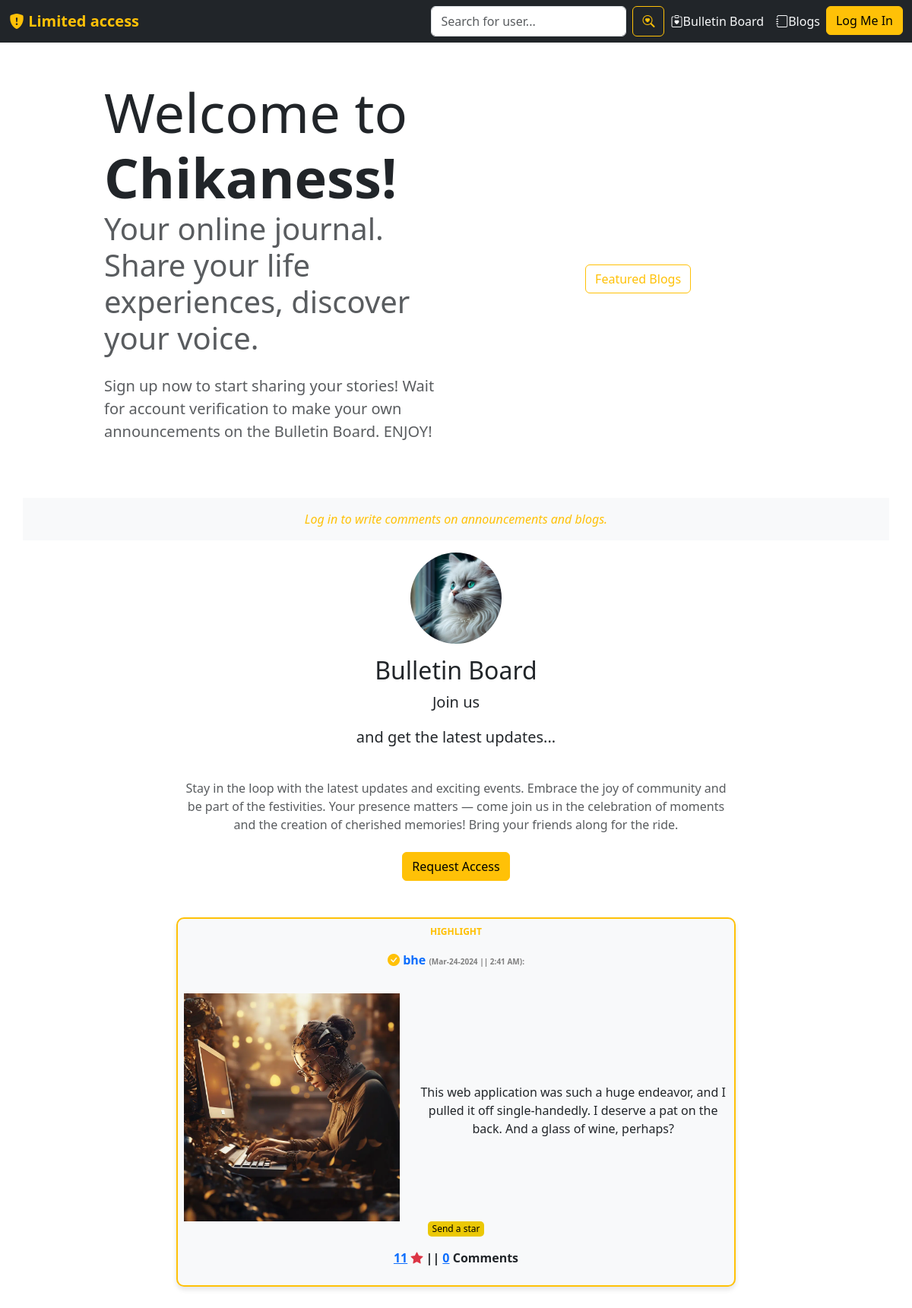
The page / on the database its author committed.
### users/models.py (models this page shows, shortened)
class BulletinBoard(models.Model):
    id = models.UUIDField(primary_key=True, default=uuid.uuid4)
    user = models.CharField(max_length=100)
    content = models.TextField()
    image = models.ImageField(default='read-me.jpg', upload_to='announcement_pics')
    liked = models.ManyToManyField(User, default=None, blank=True, related_name='liked')
    created_at = models.DateTimeField(default=datetime.now)
    no_of_likes = models.IntegerField(default=0)
    no_of_comments = models.IntegerField(default=0)
    highlight = models.BooleanField(default=False)

### users/views.py (the view)
# urls.py: path('',views.index,name='index'),
def index(request):
    user_profile = None
    if request.user.is_authenticated:
        try:
            user_object = User.objects.get(username=request.user.username)
            user_profile = Profile.objects.get(user=user_object)
        except User.DoesNotExist or Profile.DoesNotExist:
            pass
    all_posts = BulletinBoard.objects.all().order_by('-created_at')
    user_following_list = []
    feed = []
    user_following = FollowersCount.objects.filter(follower=request.user.username)
    for users in user_following:
        user_following_list.append(users.user)
    for usernames in user_following_list:
        feed_lists = BulletinBoard.objects.filter(user=usernames).order_by('-created_at')
        feed.append(feed_lists)
    highlighted_posts = BulletinBoard.objects.filter(highlight=True)
    feed_list = list(chain(*feed)) + list(highlighted_posts)
    first_20_posts = feed_list[:18]
    return render(request, 'users/index.html', {'user_profile': user_profile, 'posts': first_20_posts})

### users/templates/users/index.html (shortened to what this page needs)
{% load static %}
<!doctype html>
<html lang="en">
<head>
    <link href="https://cdn.jsdelivr.net/npm/bootstrap@5.3.2/dist/css/bootstrap.min.css" rel="stylesheet">
    <link rel="stylesheet" href="https://cdn.jsdelivr.net/npm/bootstrap-icons@1.11.2/font/bootstrap-icons.min.css">
    <link rel="stylesheet" href="https://cdnjs.cloudflare.com/ajax/libs/lightbox2/2.11.3/css/lightbox.min.css">
</head>
<body>
    <nav class="navbar navbar-expand-md navbar-dark fixed-top bg-dark">
        <div class="container-xxl">
            {% if user.is_authenticated %}
            <a href="{% url 'profile' username=request.user.username %}" class="navbar-brand">
                <span class="fw-bold text-warning">
                    <i class="bi bi-person-check text-warning"></i>
                    <span class="text-white">Welcome,</span> <span class="text-warning" >{{ user.username }}! </span>
                </span>
            </a>
            {% else %}
            <a href="/" style="text-decoration:none;">
            <span class="navbar-brand">
                <i class="bi bi-shield-fill-exclamation text-warning"></i>
                <span class="fw-bold text-warning">
                    Limited access
                </span>
            </span>
        </a>
            {% endif %}
            <div class="collapse navbar-collapse justify-content-end align-center" id="main-nav">
                <ul class="navbar-nav">
                    <form class="d-flex" role="search" action="{% url 'users:search' %}" method='POST'>
                        <input class="form-control me-2" type="text" name="username" placeholder="Search for user..." aria-label="Search">
                        <button class="btn btn-outline-warning" type="submit"><i class="bi bi-search-heart"></i></button>
                      </form>
                    <li class="nav-item">
                        <a href="bulletin-board-all" class="nav-link  text-light"><i class="bi bi-clipboard-heart"></i>Bulletin Board</a>
                    </li>
                    <li class="nav-item">
                        <a href="{% url 'blogs:blogs' %}" class="nav-link  text-light"><i class="bi bi-journal"></i>Blogs</a>
                    </li>
                    {% if user.is_authenticated %}
                    <li class="nav-item">
                        <a href="{% url 'logout' %}" class="btn btn-outline-warning">Log Me Out, Gotta Run</a>
                    </li>
                    {% else %}
                    <li class="nav-item">
                        <a href="{% url 'login' %}" class="btn btn-warning">Log Me In</a>
                    </li>
                    {% endif %}
                </ul>
            </div>
        </div>
    </nav>
    <section id="yaela">
        <div class="container-lg mt-5">
            <div class="row justify-content-center align-items-center">
                <div class="col-md-5 text-center text-md-start">
                    <h1>
                        <div class="display-2">Welcome to<span class="fw-bold"> Chikaness!</span></div>
                        <div class="display-6 text-muted">Your online journal. Share your life experiences, discover your voice.</div>
                    </h1>
                    <p class="lead my-4 text-muted">Sign up now to start sharing your stories! Wait for account verification to make your own announcements on the Bulletin Board. ENJOY!</p>
                </div>
                <div class="col-sm-8 col-md-5 text-center">
                    <span class="tt" data-bs-placement="bottom" title="Y&Z">
                    </span>
                    <a href="{% url 'blogs:featured' %}" class="btn btn-outline-warning mt-4">Featured Blogs</a>
                </div>
            </div>
        </div>
    </section>
    <section id="bulletin-board">
        <div class="container mb-0 pb-5 mt-5">
            <div class="row justify-content-center bg-light py-3">
                <div class="col-md-8 text-center">
            {% if not user.is_authenticated %}
                <a class="fst-italic text-warning" style="text-decoration:none;" href="/login">Log in to write comments on announcements and blogs.</a>
            {% endif %}
            </div>
        </div>
            <div class="text-center mt-3">
                <img width="120" height="120" style="object-fit:cover; border-radius:60px;" src="/pictures/profile_pictures/profilepic.jpg"/><br>
            </div>
            <div class="text-center pt-3">
                <h2>Bulletin Board</h2>
            </div>
                {% if user.is_authenticated %}
                {% else %}
                <div class="container mb-0 pb-5">
                    <div class="text-center">
                        <p class="lead">Join us</p>
                        <p class="lead">and get the latest updates...</p>
                    </div>
                    <div class="row justify-content-center">
                        <div class="col-md-8 text-center">
                            <p class="text-muted my-4">
                                Stay in the loop with the latest updates and exciting events.
                                Embrace the joy of community and be part of the festivities.
                                Your presence matters — come join us in the celebration of moments
                                and the creation of cherished memories! Bring your friends along for the ride.
                            </p>
                            <button class="btn btn-warning" data-bs-toggle="modal" data-bs-target="#reg-modal">
                                Request Access
                            </button>
                        </div>
                    </div>
                </div>
                {% endif %}
            <div class="row justify-content-center">
                <div class="col-md-8 text-center">
                    {% for post in posts %}
                    {% if post.highlight %}
                    <div class="bg-light border border-2 border-warning p-2 mb-3" style="
                    border-radius:10px;
                    box-shadow: 0 4px 6px rgba(0, 0, 0, 0.1);
                    ">
                    <div class="">
                        <p style="font-size:12px;
                                font-weight:bolder; color:rgb(255, 191, 0);
                                margin-bottom: 1px;">HIGHLIGHT</p>
                            <p class="fw-bold text-warning">
                                <a href="{% url 'profile' username=post.user %}" style="text-decoration: none;">
                        <p class="fw-bold text-warning">
                            <a href="{% url 'profile' username=post.user %}" style="text-decoration: none;">
                                <i class="bi bi-check-circle-fill text-warning"></i>
                                 <span>{{ post.user }}</span>
                            </a>
                                <span style="font-size:10px; color:gray;">
                                ({{ post.created_at|date:"M-d-Y" }} || {{ post.created_at|time:"g:i A" }}):
                            </span>
                        </p>
                    <div class="row align-items-center pt-3">
                        <div class="col-lg-5">
                             <a href="{{ post.image.url }}" data-lightbox="image" class="lightbox-link">
                            <img src="{{ post.image.url }}" style="object-fit:cover; width:100%; height: 300px;">
                            <div class="close-button">x</div>
                            </a>
                        </div>
                        <div class="col-lg-7">
                            <p class="text-muted my-4" style="text-align: left;">
                                <div class="bulletin-post" id="post{{ post.id }}">
                                    {{ post.content|truncatewords:60 }}
                                </div>
                            </p>
                        </div>
                    </div>
                    {% endif %}
                        </div>
                        <form action="{% url 'users:like-post' %}" method="POST" class="like-form" id="{{post.id}}">
                            <p class="fst-italic" style="font-size:12px;">
                                {% if user not in post.liked.all %}
                                <button type="submit" style="border:none; border-radius:5px; background-color:#ebc805;" class="like-btn{{post.id}}">
                                    Send a star
                                </button>
                                {% else %}
                                <button type="submit" style="border:none; border-radius:5px; background-color:#ebc805;" class="like-btn{{post.id}}">
                                    Unsend star
                                </button>
                                {% endif %}
                                <div class="d-inline fw-bold">
                                    <a href="{% url 'users:likers' post.id %}"
                                    {% comment %} data-bs-toggle="modal" data-bs-target="#likersModal"> {% endcomment %}
                                        <span class="like-count{{post.id}}">{{ post.no_of_likes }}</a></span>
                                    <span><i class="bi bi-star-fill text-danger"></i></span> ||
                                    <a href="{% url 'users:likers' post.id %}">
                                        <span>{{ post.no_of_comments }}</span></a>
                                        {% if post.no_of_comments == 1 %}Comment
                                        {%else%} Comments {% endif %}
                                </div>
                            </p>
                        </form>
                    </div>
                    {% endfor %}
                </div>
            </div>
        </div>
    </section>
</body>
</html>

### users/templates/users/index.html (style rules this page uses)
#yaela { padding-top: 56px; }
.form-control { overflow-y: hidden; }
.close-button { position: absolute; top: 10px; right: 10px; color: white; font-size: 20px; cursor: pointer; }

### rows shown on the page
BulletinBoard: user "bhe", created_at "Mar-24-2024", created_at "2:41 AM", image (picture), content "This web application was such a huge endeavor, and I pulled it off single-handedly. I deserve a pat on the back. And a glass of wine, perhaps?", no_of_likes "11", no_of_comments "0", shows "Comments"
